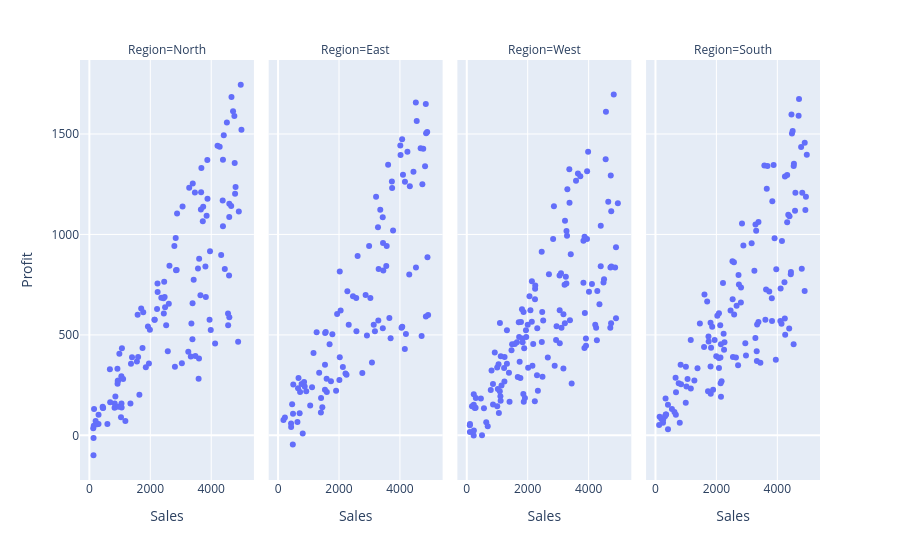

Write notebook code for a chart like this one.
### Code cell
f_facet.show()

### Figure 1 — Plotly figure (JSON) as saved in the notebook; plotly's stock layout.template omitted (floating-point values rounded to 4 significant figures; data arrays with more than 128 entries replaced by an {"elided": "..."} marker saying what was removed)
{"data": [{"hovertemplate": "Region=North<br>Sales=%{x}<br>Profit=%{y}<extra></extra>", "legendgroup": "", "marker": {"color": "#636efa", "symbol": "circle"}, "mode": "markers", "name": "", "orientation": "v", "showlegend": false, "type": "scatter", "x": [3872, 1182, 437, 3984, 3661, 300, 2790, 1584, 3848, 4759, 3823, 3877, 4593, 1059, 4376, 674, 4969, 930, 2844, 2241, 3059, 3646, 3598, 4207, 853, 925, 828, 3565, 4591, 832, 1642, 4412, 3809, 4385, 3586, 2608, 3424, 1768, 3736, 2222, 4992, 4799, 1853, 2361, 2866, 3383, 1560, 2138, 4127, 2236, 4770, 1348, 1050, 2471, 3277, 1745, 2808, 301, 1600, 3393, 154, 4277, 3677, 4783, 2443, 1038, 4326, 2521, 146, 4445, 592, 4513, 4594, 4905, 984, 3945, 1054, 4551, 4555, 1987, 128, 138, 1923, 1955, 3480, 683, 3960, 2143, 3036, 1366, 2456, 452, 258, 2879, 3723, 4655, 2834, 3668, 1068, 1108, 3349, 2574, 4883, 3330, 950, 921, 3247, 3464, 4665, 205, 135, 1400, 4716, 3603, 441, 2434, 1701, 3387, 2629, 945, 4585, 4385, 2485], "xaxis": "x", "y": [1371, 71, 142, 524, 1124, 57, 943, 600, 1093, 1590, 688, 1177, 1153, 139, 1169, 329, 1745, 270, 822, 713, 1139, 697, 382, 1442, 194, 257, 137, 831, 1087, 158, 202, 1494, 841, 1372, 282, 655, 774, 613, 1138, 629, 1521, 1236, 339, 685, 823, 478, 367, 576, 457, 756, 1356, 159, 294, 688, 1232, 435, 341, 102, 390, 1253, 131, 1436, 1331, 1203, 607, 90, 898, 548, 48, 828, 56, 1557, 588, 1114, 406, 576, 158, 606, 548, 526, 35, -13, 542, 358, 395, 165, 916, 576, 359, 357, 764, 136, 55, 1104, 1066, 1142, 982, 1210, 433, 281, 557, 418, 466, 393, 143, 331, 416, 1209, 1684, 71, -99, 389, 1613, 879, 138, 683, 632, 658, 844, 273, 796, 1041, 637], "yaxis": "y"}, {"hovertemplate": "Region=East<br>Sales=%{x}<br>Profit=%{y}<extra></extra>", "legendgroup": "", "marker": {"color": "#636efa", "symbol": "circle"}, "mode": "markers", "name": "", "orientation": "v", "showlegend": false, "type": "scatter", "x": [4526, 2988, 2127, 491, 2873, 4736, 1406, 809, 1736, 4197, 3355, 708, 2611, 4161, 723, 1545, 3454, 1266, 4013, 4052, 3736, 3082, 3612, 1453, 4904, 1115, 4100, 484, 4444, 771, 3744, 3445, 4680, 225, 4306, 2572, 1163, 4849, 2319, 177, 4551, 4246, 636, 1054, 4859, 4522, 3435, 3179, 427, 3775, 1411, 874, 3552, 3694, 3290, 2275, 4926, 4020, 429, 3030, 1600, 1566, 924, 2013, 2566, 4072, 1691, 462, 656, 3217, 671, 3653, 1782, 4765, 2025, 1539, 854, 2247, 2213, 3566, 2025, 4165, 4712, 1540, 3438, 1938, 3279, 2459, 3140, 1349, 4895, 1904, 2917, 1594, 2765, 4852, 4825, 4325, 3301, 2053, 4076, 499], "xaxis": "x2", "y": [835, 943, 340, 108, 699, 1250, 114, 9, 269, 504, 1123, 110, 893, 430, 216, 509, 821, 513, 1443, 536, 1263, 363, 1347, 140, 886, 239, 1297, -46, 1312, 255, 1231, 958, 1429, 89, 800, 518, 410, 1649, 551, 77, 1565, 1412, 66, 148, 1503, 1657, 1086, 518, 59, 1019, 186, 243, 843, 483, 572, 717, 599, 1395, 42, 684, 216, 514, 220, 276, 684, 1474, 453, 155, 235, 1187, 286, 584, 503, 1427, 389, 227, 265, 302, 308, 942, 816, 1262, 494, 351, 533, 604, 1036, 692, 551, 311, 1510, 222, 497, 282, 310, 591, 1339, 1240, 828, 621, 540, 253], "yaxis": "y2"}, {"hovertemplate": "Region=West<br>Sales=%{x}<br>Profit=%{y}<extra></extra>", "legendgroup": "", "marker": {"color": "#636efa", "symbol": "circle"}, "mode": "markers", "name": "", "orientation": "v", "showlegend": false, "type": "scatter", "x": {"elided": "144 int values"}, "xaxis": "x3", "y": {"elided": "144 int values"}, "yaxis": "y3"}, {"hovertemplate": "Region=South<br>Sales=%{x}<br>Profit=%{y}<extra></extra>", "legendgroup": "", "marker": {"color": "#636efa", "symbol": "circle"}, "mode": "markers", "name": "", "orientation": "v", "showlegend": false, "type": "scatter", "x": {"elided": "131 int values"}, "xaxis": "x4", "y": {"elided": "131 int values"}, "yaxis": "y4"}], "layout": {"annotations": [{"font": {}, "showarrow": false, "text": "Region=North", "x": 0.1175, "xanchor": "center", "xref": "paper", "y": 1.0, "yanchor": "bottom", "yref": "paper"}, {"font": {}, "showarrow": false, "text": "Region=East", "x": 0.3725, "xanchor": "center", "xref": "paper", "y": 1.0, "yanchor": "bottom", "yref": "paper"}, {"font": {}, "showarrow": false, "text": "Region=West", "x": 0.6275, "xanchor": "center", "xref": "paper", "y": 1.0, "yanchor": "bottom", "yref": "paper"}, {"font": {}, "showarrow": false, "text": "Region=South", "x": 0.8825, "xanchor": "center", "xref": "paper", "y": 1.0, "yanchor": "bottom", "yref": "paper"}], "legend": {"tracegroupgap": 0}, "margin": {"t": 60}, "xaxis": {"anchor": "y", "domain": [0.0, 0.235], "title": {"text": "Sales"}}, "xaxis2": {"anchor": "y2", "domain": [0.255, 0.49], "matches": "x", "title": {"text": "Sales"}}, "xaxis3": {"anchor": "y3", "domain": [0.51, 0.745], "matches": "x", "title": {"text": "Sales"}}, "xaxis4": {"anchor": "y4", "domain": [0.765, 1.0], "matches": "x", "title": {"text": "Sales"}}, "yaxis": {"anchor": "x", "domain": [0.0, 1.0], "title": {"text": "Profit"}}, "yaxis2": {"anchor": "x2", "domain": [0.0, 1.0], "matches": "y", "showticklabels": false}, "yaxis3": {"anchor": "x3", "domain": [0.0, 1.0], "matches": "y", "showticklabels": false}, "yaxis4": {"anchor": "x4", "domain": [0.0, 1.0], "matches": "y", "showticklabels": false}}}
